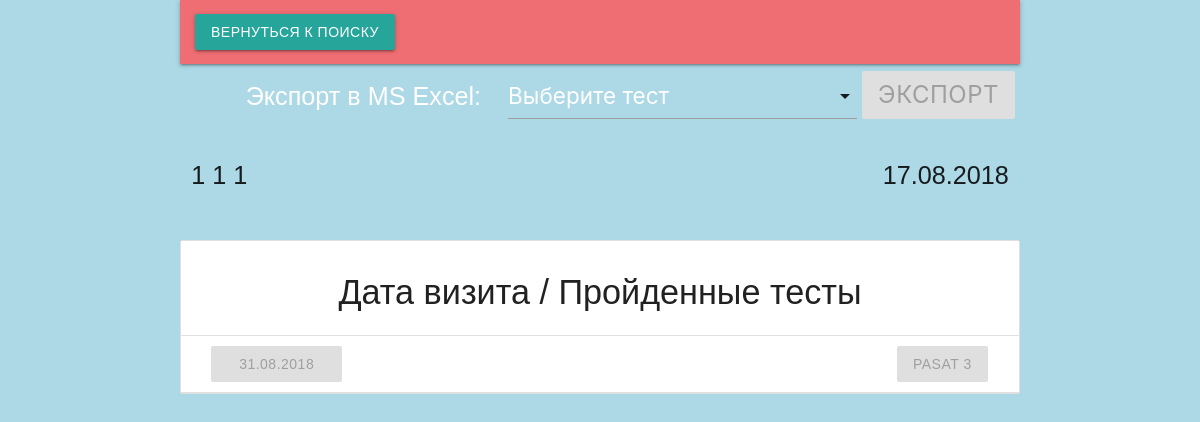
The page /patient/10 on the database its author committed.
### models.py (models this page shows, shortened)
class Person(db.Model):
    __tablename__ = 'person'
    id = db.Column(db.Integer, primary_key=True)
    fname = db.Column(db.String(30), nullable=False)
    sname = db.Column(db.String(30), nullable=False)
    lname = db.Column(db.String(30), nullable=False)
    type = db.Column(db.String(50))
    __mapper_args__ = {
        'polymorphic_on' : type,
        'polymorphic_identity' : 'person'
    }

class Patient(Person):
    id = db.Column(db.Integer, db.ForeignKey('person.id'), primary_key=True)
    birth_date = db.Column(db.DateTime,default=None, nullable=False)
    sex = db.Column(db.Boolean, nullable=False)
    __mapper_args__ = {
        'polymorphic_identity':'patient'
    }

class Visit(db.Model):
    __tablename__ = 'visit'
    id = db.Column(db.Integer, primary_key=True)
    patient_id = db.Column(db.Integer, db.ForeignKey('patient.id'))
    doctor_id = db.Column(db.Integer, db.ForeignKey('patient.id'))
    visit_date = db.Column(db.DateTime, nullable=False, default=datetime.utcnow)

class BasicTest(db.Model):
    __tablename__ = 'basic_test'
    id = db.Column(db.Integer, primary_key=True)
    visit_id = db.Column(db.Integer, db.ForeignKey('visit.id'), nullable=False)
    screenshot_path = db.Column(db.String(), unique=True, nullable=False)
    type = db.Column(db.String(50))
    __mapper_args__ = {
        'polymorphic_identity' : 'basic_test',
        'polymorphic_on' : type
    }
    def __repr__(self):
        return 'Id: {0}, screen: {1}, type: {2}, visit_Id: {3}'.format(self.id, self.screenshot_path, self.type, self.visit_id)

class PASAT3(BasicTest):
    __tablename__ = 'PASAT 3'
    id = db.Column(db.Integer, db.ForeignKey('basic_test.id'), primary_key=True)
    form_type = db.Column(db.String(5))
    correct = db.Column(db.Integer)
    procent = db.Column(db.Float)
    __mapper_args__ = {
        'polymorphic_identity':'PASAT 3',
    }

class BasicTest(db.Model):
    __tablename__ = 'basic_test'
    id = db.Column(db.Integer, primary_key=True)
    visit_id = db.Column(db.Integer, db.ForeignKey('visit.id'), nullable=False)
    screenshot_path = db.Column(db.String(), unique=True, nullable=False)
    type = db.Column(db.String(50))
    __mapper_args__ = {
        'polymorphic_identity' : 'basic_test',
        'polymorphic_on' : type
    }
    def __repr__(self):
        return 'Id: {0}, screen: {1}, type: {2}, visit_Id: {3}'.format(self.id, self.screenshot_path, self.type, self.visit_id)

### app.py (the view)
@app.route('/patient/<patient_id>', methods=['GET','POST'])
def patient_view(patient_id):
    unique_tests = set()
    patient = Patient.query.get(patient_id)
    visits = Visit.query.filter_by(patient_id = patient_id).all()
    visit_tests = []
    for visit in visits:
        tests = []
        tests.append(visit)
        tests.append(BasicTest.query.filter_by(visit_id = visit.id).all())
        for test in tests[1]:
            unique_tests.add(test.type)
        print(unique_tests)
        visit_tests.append(tests)
    print(visit_tests, unique_tests)
    return render_template("patient_view.html", visit_tests = visit_tests, patient = patient, unique_tests = unique_tests)

### app.py (called while the page is built)
@app.after_request
def add_header(r):
    r.headers["Cache-Control"] = "no-cache, no-store, must-revalidate"
    r.headers["Pragma"] = "no-cache"
    r.headers["Expires"] = "0"
    r.headers['Cache-Control'] = 'public, max-age=0'
    return r

### templates/patient_view.html (shortened to what this page needs)
{% extends "basic.html" %}
{% block title %}
  <link rel="stylesheet" type=text/css href="{{ url_for('static', filename='css/materialize/materialize.min.css')}}">
{% endblock %}
{% block body %}
    <div class="container">
      <nav>
        <div class="nav-wrapper">
          <ul class="left">
            <li>
                <a class="btn waves-effect waves-light" href="{{ url_for('index')}}#test1">Вернуться к поиску</a>
            </li>
          </ul>
          <ul class="right">
            <li>
              <span class="flow-text pr-20">Экспорт в MS Excel:&nbsp;</span>
            </li>
            <li>
              <div class="input-field col s3 test-select">
                </div>
            </li>
            <li>
                <button class="flow-text btn disabled export-btn">Экспорт</button>
            </li>
          </ul>
        </div>
      </nav>
      <div class="row">
        <p id="patient_name" class="flow-text left-align col s8">{{ patient.sname }} {{ patient.fname }} {{ patient.lname }}</p>
        <p id="patient_birth_date" class="flow-text right-align col s4">{{ patient.birth_date.strftime('%d.%m.%Y') }}</p>
      </div>
      <ul class="collection with-header">
        <li class="collection-header"><h4>Дата визита / Пройденные тесты</h4></li>
        {% for visit,tests in visit_tests %}
        <li class="collection-item" data-visit="{{ visit.id }}">
          <div class="row mb-0">
            <a class="col s2 left-align btn disabled">
              {{ visit.visit_date.strftime('%d.%m.%Y') }}
            </a>
            <div class="col s9 offset-s1 right-align">
              {% for test in tests %}
                <a class="btn disabled">{{ test.type.split("(")[-1].split(")")[0] }}<a>
              {% endfor %}
            </div>
          </div>
          {% endfor %}
        </li>
      </ul>
    </div>
{% endblock %}

### static/css/style.css (style rules this page uses)
h2,h3,h4 { text-align: center; }
* { font-family: Trebuchet MS, palatino linotype, sans-serif; }
p { text-align: center; }

### static/css/styles.css (style rules this page uses)
.export-btn { margin-top: -5px; margin-left: 5px; margin-right: 5px; line-height: 48px; height: 48px; font-size: 24px; }
.mb-0 { margin-bottom: 0 !important; }
.pr-20 { padding-right: 20px; }
.test-select { margin: 9px 0 !important; }

### rows shown on the page
Person: sname "1", fname "1", lname "1"
Patient: birth_date "17.08.2018"
Visit: visit_date "31.08.2018"
PASAT3: type "PASAT 3"
